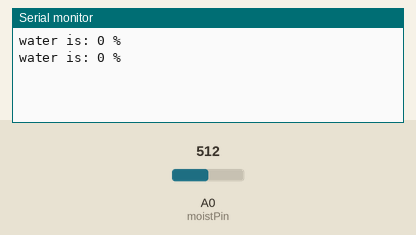
Simulated run of this sketch. Board: Arduino Uno, built with avr-gcc and run on an emulated ATmega328P. Shown: the last lines printed to the serial monitor. Inputs (shaded band) come from the test bench; at power-on: A0 (moistPin) = 512.

Above: at 1.8 s.
1.9 s: A0 (moistPin) set to 452
At 2.8 s:
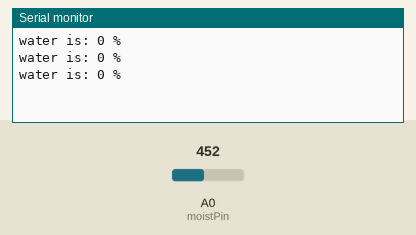
3.4 s: A0 (moistPin) set to 428
At 4.8 s:
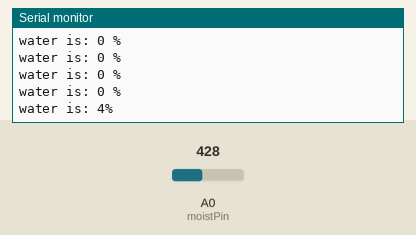

The sketch:

moisture_test.ino
```cpp
const int moistPin = A0;

const int AirValue = 438;   //you need to replace this value with Value_1
const int WaterValue = 208;  //you need to replace this value with Value_2
int soilMoistureValue = 0;
int soilMoisturePercent=0;


void setup() {
  Serial.begin(9600); // open serial port, set the baud rate to 9600 bps
}

void loop() {
  //finding moisture level
  soilMoistureValue = analogRead(moistPin);  //put Sensor insert into soil
  //Serial.println(soilMoistureValue);
  soilMoisturePercent = map(soilMoistureValue, AirValue, WaterValue, 0, 100);

  Serial.print("water is: ");
  if(soilMoisturePercent >= 100)
  {
    Serial.println("100 %");
  }
  else if(soilMoisturePercent <=0)
  {
    Serial.println("0 %");
  }
  else if(soilMoisturePercent >0 && soilMoisturePercent < 100)
  {
    Serial.print(soilMoisturePercent);
    Serial.println("%");
  }

  delay(1000);
}
```

Measured:
- the behaviour switches between 436 and 435 on A0 (moistPin) (found by bisection; images 1 and 2)
- after the input at 3.4 s, the serial monitor: prints a new line after 0.60 s (image 2)
